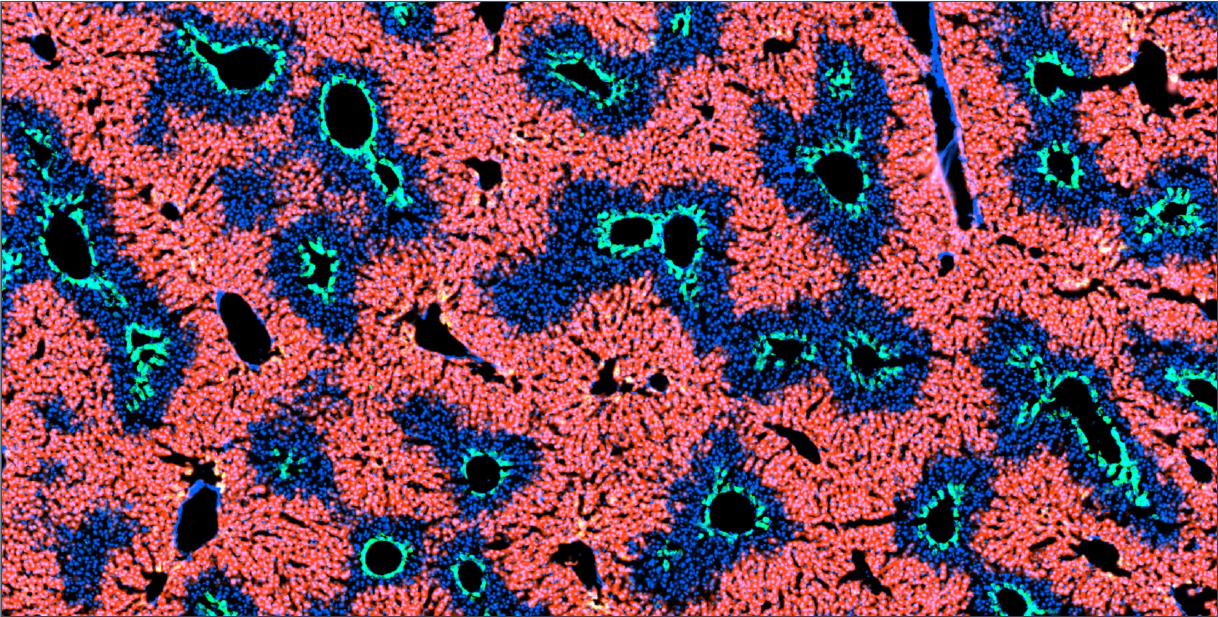
#> input picture input/example.JPG, 3653 x 1850 px (shown at 1/3 size)
$ python large_image_processing_script.py input/example.JPG   (older library calls are emulated)
#> lines starting #> are read from the running program, lines starting #| are printed output that depends on the picture
### goz/segmentation.py
import pandas as pd
import numpy as np
from sklearn.cluster import KMeans
from sklearn.preprocessing import scale, minmax_scale
from sklearn.neighbors import NearestNeighbors
from skimage import io, measure, morphology, filters, color, transform
import scipy.ndimage as ndi
from sklearn.decomposition import FastICA, PCA

# [384 lines left out: functions segmenting_vessels, extract_features, pv_classifier, extract_gs_channel, merge_neighboring_vessels, segmenting_vessels_gs_assisted and 1 more, not called in this run]


def find_boundry(dapi):
    x10, y10 = [int(x/10) for x in dapi.shape]
    img_10th = transform.resize(dapi,(x10,y10))
    x100, y100 = [int(x/10) for x in img_10th.shape]
    img_100h = transform.resize(img_10th,(x100,y100))
    img_100h_padded = util.pad(img_100h,10)
    edge_t = filters.threshold_otsu(img_100h_padded)
    edges = feature.canny(img_100h_padded>edge_t,sigma=3)
    edges = morphology.closing(edges,morphology.disk(3))
    dapi_boundry = binary_fill_holes(edges)
    dapi_boundry = dapi_boundry[10:-10,10:-10]
    dapi_boundry = transform.resize(dapi_boundry, (x10,y10))
    dapi_boundry = transform.resize(dapi_boundry, (dapi.shape))
    dapi_boundry = dapi_boundry
    return dapi_boundry.astype(bool)

### large_image_processing_script.py
import pandas as pd
from skimage import io, color, measure
from scipy import ndimage
# from scipy.signal import find_peaks,peak_widths
import numpy as np
import os
from goz.segmentation import *
from goz.plotting import *
from goz.find_zones import *
from goz.mp_utils import *
from goz.large_image_processing import *
import argparse
import warnings
import matplotlib
import sys

warnings.filterwarnings("ignore")

def str2bool(v):
    if isinstance(v, bool):
        return v
    if v.lower() in ("yes", "true", "t", "False"):
        return True
    elif v.lower() in ("no", "false", "f", "True"):
        return False
    else:
        raise argparse.ArgumentTypeError("Boolean value expected.")


if __name__ == "__main__":
    matplotlib.use("Agg")
    plt = matplotlib.pyplot
    parser = argparse.ArgumentParser(
        formatter_class=argparse.ArgumentDefaultsHelpFormatter,
        description="Worker script for Autozone",
    )
    parser.add_argument(
        "input_img",
        type=str,
        help="Absolute Input TIF image to be zonated, with signal of interest at channel 0, \
                            GS at channel 1 and DAPI at channel 2",
    )
    parser.add_argument(
        "-o",
        "--output",
        type=str,
        nargs="?",
        default="",
        help="output folder of results, if not supplied, it will be that same as the input file name.",
    )
    parser.add_argument(
        "-v",
        "--vessel_size_factor",
        type=int,
        nargs="?",
        default=2,
        help="Vessel size threshold as x/10000 fold of image size",
    )
    parser.add_argument(
        "-d",
        "--maximal_neighbor_distance",
        type=int,
        nargs="?",
        default=20,
        help="maximal pixel distance between two neighboring masks to be considered as two separate masks.",
    )
    parser.add_argument(
        "-c",
        "--dapi_cutoff",
        type=int,
        nargs="?",
        default=20,
        help="Dapi cutoff value for hard thresholding.",
    )
    parser.add_argument(
        "-gl",
        "--gs_lower_limit",
        type=float,
        nargs="?",
        default=0.25,
        help="The lower percentatge limit of GS signal intensity within a mask, which is used in classify CV from PV",
    )
    parser.add_argument(
        "-gh",
        "--gs_higher_limit",
        type=float,
        nargs="?",
        default=0.75,
        help="The higher percentatge limit of GS signal intensity within a mask, which is used in classify CV from PV",
    )
    parser.add_argument(
        "-gs",
        "--gs_step",
        type=float,
        nargs="?",
        default=0.1,
        help="The interval of percentage in the GS intensity features.",
    )
    parser.add_argument(
        "-s",
        "--spot_size",
        type=str2bool,
        nargs="?",
        default=False,
        help="If zonal spot sizes are calculated. This will only work for sparse signals.",
    )
    parser.add_argument(
        "-u",
        "--update",
        type=bool,
        nargs="?",
        default=False,
        help="Check for existing analysis results, if exist, skip the job.",
    )
    parser.add_argument(
        "-w",
        "--width",
        type=int,
        nargs="?",
        default=3500,
        help="width of each image crop.",
    )
    parser.add_argument(
        "-ht",
        "--height",
        type=int,
        nargs="?",
        default=1500,
        help="height of each image crop.",
    )
    parser.add_argument(
        "-p",
        "--padding",
        type=int,
        nargs="?",
        default=250,
        help="padding around each image crop.",
    )
    parser.add_argument(
        "-n",
        "--ntasks",
        type=int,
        nargs="?",
        default=8,
        help="number of image crop segmentation tasks",
    )
    parser.add_argument(
        "-tc",
        "--tomato_cutoff",
        nargs="?",
        type=int,
        default=0,
        help="Forced tomato cutoff, used in place of OTSU thresholding.",
    )
    parser.add_argument(
        "-dr",
        "--dapi_dilation_r",
        nargs="?",
        type=int,
        default=0,
        help="Dilation radius for dapi, useful in handle damage tissue image where cell death is prevalent.",
    )
    # Parse all arguments
    args = parser.parse_args()
    input_tif_fn = args.input_img
    output = args.output
    vessel_size_factor = args.vessel_size_factor
    max_dist = args.maximal_neighbor_distance
    gs_low = args.gs_lower_limit
    gs_high = args.gs_higher_limit
    gs_step = args.gs_step
    update = args.update
    dapi_cutoff = args.dapi_cutoff
    spot_size = args.spot_size
    width = args.width
    height = args.height
    padding = args.padding
    ntasks = args.ntasks
    tomato_cutoff = args.tomato_cutoff
    dapi_dilation_r = args.dapi_dilation_r

    if output == "":
        output_prefix = input_tif_fn.split(".")[0] + "/"
    else:
        output_prefix = output
    if not os.path.exists(output_prefix):
        os.makedirs(output_prefix)

    # make log file
    log_fn = output_prefix + "log"
    log = open(log_fn, "a")
    sys.stdout = log
    sys.stderr = log
    print("Prosessing {}".format(input_tif_fn))
    print("Parameters: {}".format(args))
    img = io.imread(input_tif_fn)
#> img is the input picture: shape (1850, 3653, 3); mean R, G, B 121.8, 72.5, 93
    dapi = img[:,:,2]
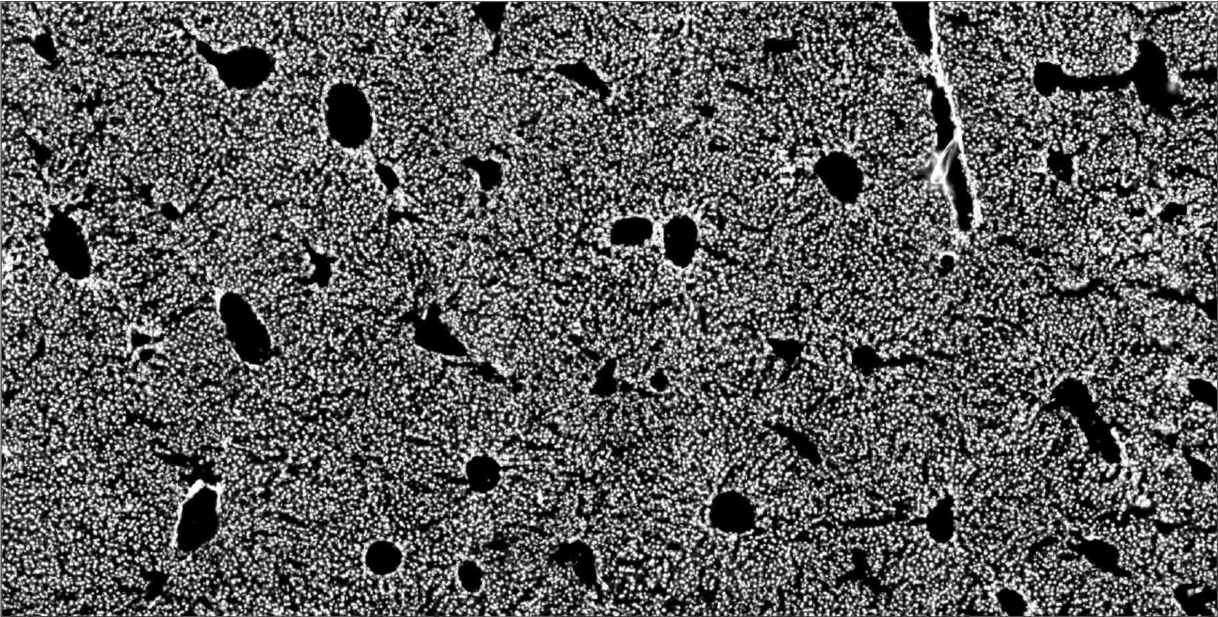
#> dapi: shape (1850, 3653) (shown at 1/3 size); min 0, max 255, mean 93

    # save an copy for reference
    _ = plt.figure(figsize=(16, 9))
    io.imshow(img)
    plt.savefig(output_prefix + "original_figure.pdf")
    plt.close()

    # # find the threshold for boundary discovery based on peak finding on the
    # # histogram from channel intensity maxima.

    # # Use max intensity of each channel as criteria
    # # ignore 0 here
    # img_hist,bins = np.histogram(
    #     dapi.flatten(), bins=128, density=True, range=(1,255))
    # peaks, peaks_params = find_peaks(
    #     img_hist,height=.005, distance=5, width=2, rel_height=.9)
    # # dignostic scripts outputing the the peaks.
    # p_widths = peak_widths(img_hist,peaks,rel_height=.90)
    # plt.plot(img_hist)
    # plt.plot(peaks, img_hist[peaks], "x")
    # plt.hlines(*p_widths[1:], color="C3")
    # plt.savefig(output_prefix + 'DAPI intensity distribution peaks.pdf')

    # # Two boundries are defined, both on the left side and right side of the
    # # first peak. Normally should use the left side one, however, sometimes the
    # # image have artifacts near the boundary, cause another peak to form before
    # # the actual peak fo the signal, thus in this case the right side boundry
    # # are used.

    boundry_masks = find_boundry(dapi)
#> in find_boundry, `img_10th = transform.resize(dapi,(x10,y10))`:
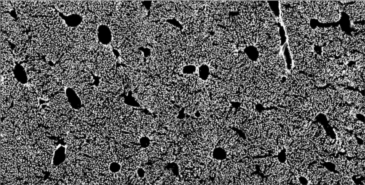
#> img_10th: shape (185, 365) float64; min 0, max 0.98, mean 0.364
#> (the run stopped early here; a loop or call above may not have finished)
